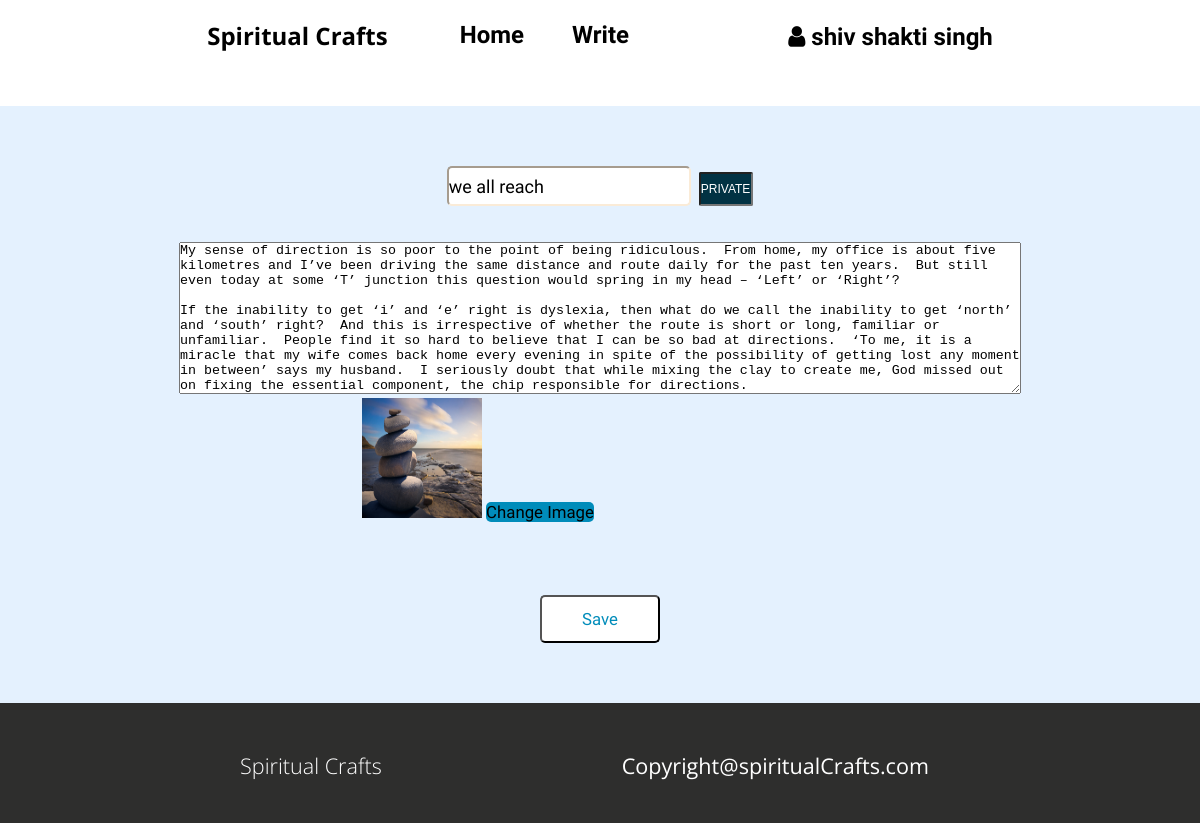
Page /editpost.php?action2=detail&id=8 (signed in) on the committed database.
### tables this page shows
CREATE TABLE `POST` (
  `post_id` int NOT NULL,
  `user_id` int DEFAULT NULL,
  `name` varchar(100) DEFAULT NULL,
  `status` enum('PUBLIC','PRIVATE') DEFAULT NULL,
  `content` text,
  `image` varchar(100) DEFAULT NULL,
  `published_at` datetime DEFAULT NULL,
  `blog_title` varchar(100) DEFAULT NULL,
  `status_by_admin` enum('Approved','Pending','Rejected') DEFAULT NULL,
  `edited_at` datetime DEFAULT NULL
);

### src/editpost.php (the view, shortened to what this page needs)
<?php
if(isset($_GET['action2'])){
    $id=$_GET['id'];
    include "connection.php";
    $query = "SELECT * FROM POST WHERE post_id = '$id'";
    $result = mysqli_query($conn,$query);
    $row = mysqli_fetch_assoc($result);
}
?>
<!DOCTYPE html>
<html lang="en">
<head>
    <link rel="stylesheet" href="css/style.css">
    <link rel="stylesheet" href="css/utils.css">
    <link rel="stylesheet" href="https://cdnjs.cloudflare.com/ajax/libs/font-awesome/4.7.0/css/font-awesome.min.css">
</head>
<body>
    <?php
      include "header.php";
    ?>
      <center><div class="write-content">
        <form method="POST"  enctype="multipart/form-data" >
          <input type="text" name="blogtitle" id="blogtitleid" class="form-input title" placeholder="Title" value="<?php echo $row['blog_title'] ?>">&nbsp;&nbsp;<input type="text" style="font-size:1vw;" id="blogstatusid" class="public-checkbox" name="blogtype" value="<?php echo $row['status'] ?>" readable ><br>
          <textarea rows="10" name="blogcontent" id="blogcontentid" cols="70" placeholder="Start writing about your post" class="text-long-content"><?php echo $row['content'] ?></textarea><br>
          <img src="<?php echo $row['image'] ?>" style="height:10vw;width:10vw;">
          <label for="files" class="btn">Change Image</label>
          <input id="files" type="file" id="blogimageid" name="img_upload" class="form-input" style="Visibility:hidden;" ><br>
          <input type="submit" name="submit-edit-public" class="btn-public" id="<?php echo $id; ?>" value="Save" onclick="saveeditdata(this.id);">
        </form>
    </div></center>
    <?php include "footer.php" ?>
</body>
</html>

### src/css/style.css (style rules this page uses)
* { padding: 0; margin: 0; }
.form-input { width: 20vw; height: 3vw; border-radius: 5px; border-color: antiquewhite; font-size: 1.5vw; font-family: var(--font2); }
.btn { margin-top: 5vw; width: 10vw; height: 4.5vw; font-size: 1.4vw; border-radius: 5px; border-color: black; font-family: var(--font2); background-color: #008CBA; margin-bottom:2%; }
.write-content { margin-top:3vw; background-color:#e4f1fe; }
.title { margin-top:5%; }
.text-long-content { margin-top:3%; width:70vw; }
.btn-public { margin-top: 5vw; margin-bottom:5vw; width: 10vw; height: 4vw; font-size: 1.4vw; border-radius: 5px; font-family: var(--font2); background-color: white; color:#008CBA; }

### src/css/utils.css (style rules this page uses)
:root { --main-bg-color:brown; --font1: 'Fascinate', cursive; --font2: 'Baloo 2', cursive; --font3: 'Fascinate', cursive; --font4:'Staatliches', cursive; --font5:'Anek Latin', sans-serif; --font6: 'Open Sans', sans-serif; --font7:'Open Sans', sans-serif; }
.public-checkbox { background-color: #013243; color: white; display: inline-block; line-height: 2.2vw; width: 4.2vw; height: 2.5vw; cursor: pointer; border-radius:2px; }

### rows in the picture
post: blogtitle "we all reach", blogtype "PRIVATE", blogcontent "My sense of direction is so poor to the point of being ridiculous. From home, my office is about five kilometres and I’ve been driving the same distance and route daily for the past ten years. But still even today at some ‘T’ junction this question would spring in my head – ‘Left’ or ‘Right’? If the inability to get ‘i’ and ‘e’ right is dyslexia, then what do we call the inability to get ‘north’ and ‘south’ right? And this is irrespective of whether the route is short or long, familiar or unfamiliar. People find it so hard to believe that I can be so bad at directions. ‘To me, it is a miracle that my wife comes back home every evening in spite of the possibility of getting lost any moment…", image (picture)

### other values in the picture
$_SESSION['name'] "shiv shakti singh"
